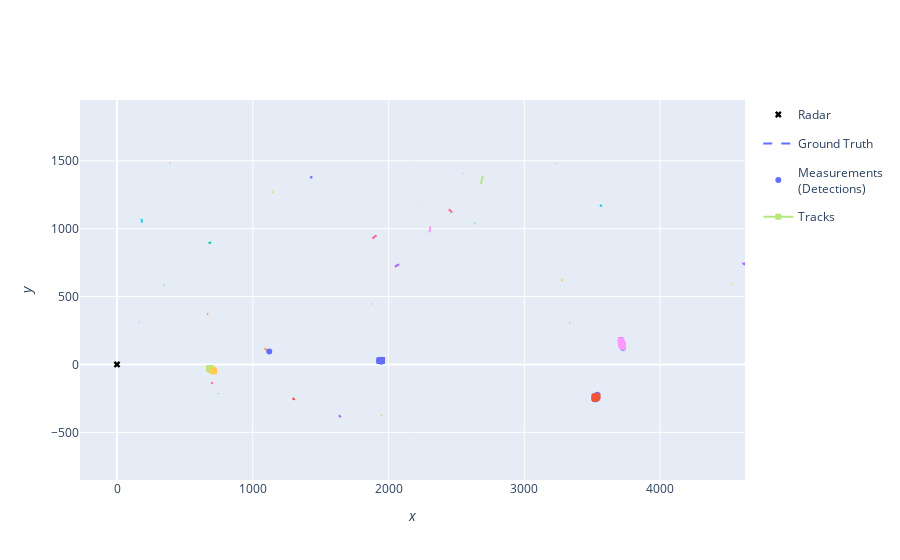

Notebook source saved alongside this figure:
### Markdown cell above
Plot the resulting tracks

### Code cell
plotter.plot_tracks(all_tracks, [0,2])
plotter.fig.show()
